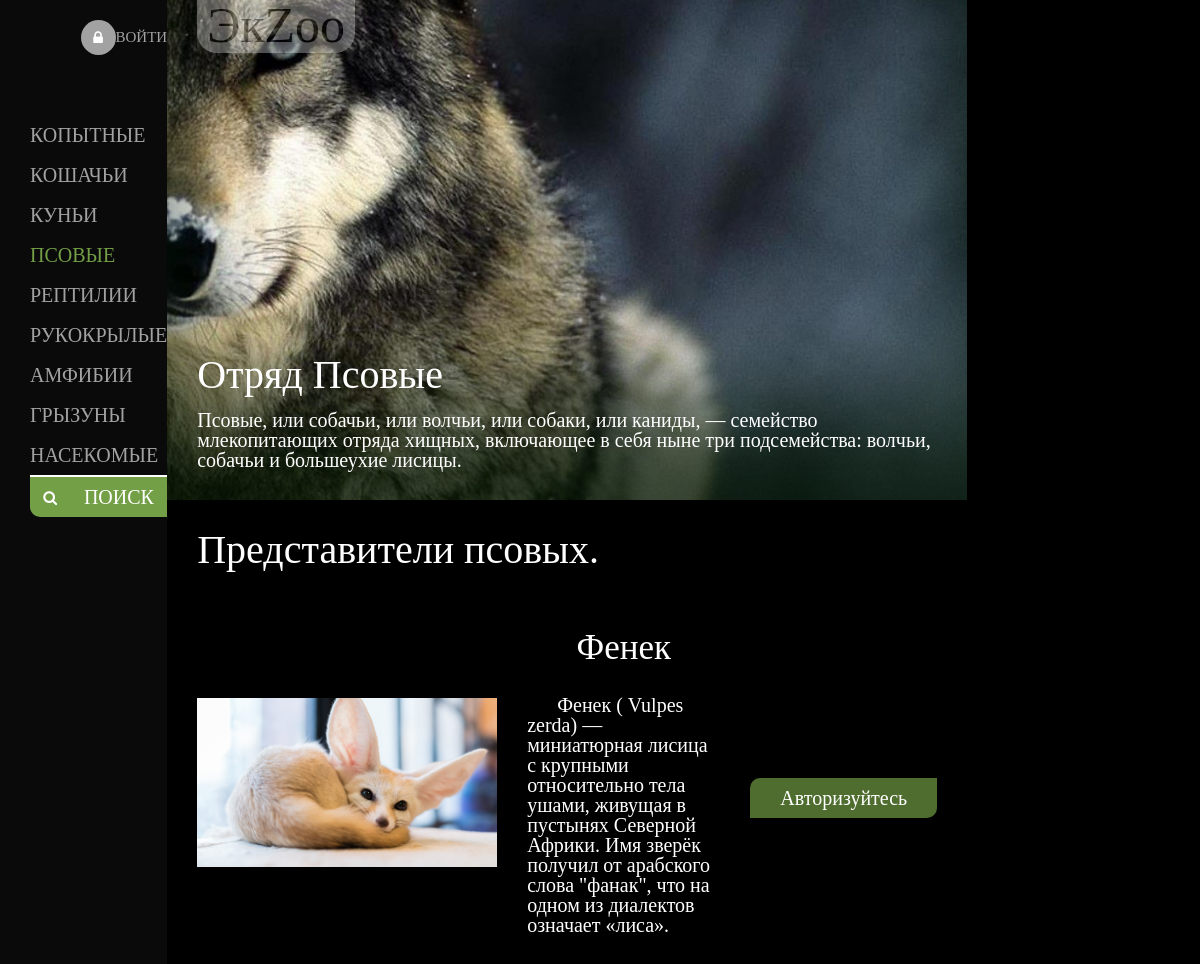
Page /pages/doglike.php on the committed database.
### tables this page shows
CREATE TABLE `animals` (
  `ID_animal` int NOT NULL,
  `Pictures` varchar(200) NOT NULL,
  `Short_info` varchar(400) NOT NULL,
  `Name` varchar(40) NOT NULL,
  `Class` varchar(40) NOT NULL,
  `Kind` varchar(40) NOT NULL,
  `Height` varchar(10) NOT NULL,
  `Weight` varchar(10) NOT NULL,
  `Food` varchar(1000) NOT NULL,
  `Life_span` varchar(10) NOT NULL,
  `appearance` varchar(3000) NOT NULL,
  `lifestyle_info` varchar(3000) NOT NULL,
  `ID_habitats` int NOT NULL
);

### PHP/connect.php (called while the page is built, shortened)
<?
$host = 'localhost';
$db = 'экzoo';
$user = 'root';
$pass = '';
$charset = 'utf8';
$dsn = "mysql:host=$host;dbname=$db;charset=$charset";
$opt = array (
    PDO::ATTR_ERRMODE => PDO::ERRMODE_EXCEPTION,
    PDO::ATTR_DEFAULT_FETCH_MODE => PDO::FETCH_ASSOC,
    PDO::ATTR_EMULATE_PREPARES => false,
);
$pdo = new PDO($dsn, $user, $pass, $opt);
function get_animals_dog(){
	global $pdo;
	$sqlAnimals = $pdo->query("SELECT * FROM `animals` WHERE `Class` LIKE '%Псовые%'");
	return $sqlAnimals;
}
?>

### pages/doglike.php (the view, shortened to what this page needs)
<html lang="ru">
<head>
	<link rel="stylesheet" href="../css/style-allPage.css">
	<link rel="stylesheet" type="text/css" href="../css/media.css">
</head>
<body>
	<div class="wrapper">
		<div class="two-blocks">
			<div class="left-block">
				<div class="navigation-menu">
				<?
					if($_SESSION['autorized'] == true){
						echo "<div class='user-name'>Ваш логин:"."<br>".$_SESSION['login']."</div><div class='authorization-state'><i class='fa fa-lock'></i><a href='../PHP/logout.php'>Выйти</a></div>";
					}else{
						echo "<div class='user-name'><div class='authorization-state'><i class='fa fa-lock'></i><a href='../PHP/login.php'>Войти</a></div></div>";
					}
				?>
					<ul class="menu">
						<a href="ungulates.php"><li class="list-menu">копытные</li></a>
						<a href="catlike.php"><li class="list-menu">кошачьи</li></a>
						<a href="kynie.php"><li class="list-menu">куньи</li></a>
						<a href="doglike.php"><li class="list-menu active">псовые</li></a>
						<a href="reptiles.php"><li class="list-menu">рептилии</li></a>
						<a href="cheiroptera.php"><li class="list-menu">рукокрылые</li></a>
						<a href="amphibians.php"><li class="list-menu">амфибии</li></a>
						<a href="rodents.php"><li class="list-menu">грызуны</li></a>
						<a href="arthropods.php"><li class="list-menu">насекомые</li></a>
						<a href="../PHP/find.php"><li class="list-menu serch-animals"><i class="fa fa-search"></i>поиск</li></a>
					</ul>
				</div>
			</div>
			<div class="right-block">
				<div class="header" style="background: url(../img/pictures/Псовые/Псовые.jpg) 100% 100%">
					<div class="content-top">
						<div><a href="../index.php" class="name-site">ЭкZoo</a></div>
					</div>
					<div class="content-bottom">
						<h1 class="detachment__title">Отряд Псовые</h1>
						<h2 class="detachment-info detachment-info__title">Псовые, или собачьи, или волчьи, или собаки, или каниды, — семейство млекопитающих отряда хищных, включающее в себя ныне три подсемейства: волчьи, собачьи и большеухие лисицы.</h2>
					</div>
				</div>
				<div class="content">
					<div class="content-text name-class_title">Представители псовых.</div>
						<?php
							require_once('../PHP/connect.php');
							$animalsInfo = get_animals_dog();
							foreach ($animalsInfo as $animalInfo): ?>
								<div class="content-row">
									<div class="content__left-block"><img src="<?php echo $animalInfo["Pictures"]; ?>"></div>
									<div class="content__right-block">
										<div class="animal-name"><?php echo $animalInfo["Name"]; ?></div>
										<p class="animal-info title2"><?php echo $animalInfo["Short_info"]; ?></p>
									</div>
									<?
										if($_SESSION['autorized'] == true){
											?><a href="../PHP/show-more.php?id=<?php echo $animalInfo["ID_animal"]?>" class="show-more title2">Подробнее</a><?
										}else {
											?><a href="../PHP/login.php" class="show-more title2">Авторизуйтесь</a><?}?>
								</div>
						<? endforeach; ?>
				</div>
			</div>
		</div>
	</div>
</body>
</html>

### css/style-allPage.css (style rules this page uses)
* { padding: 0; margin: 0; border: 0; box-sizing: border-box; }
*, *:before, *:after { box-sizing: border-box; }
html, body { height: 100%; width: 100%; font-size: 100%; line-height: 1; font-size: 14px; -ms-text-size-adjust: 100%; -moz-text-size-adjust: 100%; -webkit-text-size-adjust: 100%; }
a, a:visited { text-decoration: none; }
ul li { list-style: none; }
img { vertical-align: top; }
h1, h2, h3, h4, h5, h6 { font-size: inherit; font-weight: 400; }
body { background-color: #000; color: #fff; font-family: "EB Garamond", serif; }
.name-site { font-size: 50px; color: #000; user-select: none; padding: 0 10px; background: #fff; border-radius: 0 0 20px 20px; opacity: 30%; }
.fa-search { font-size: 15px; }
.detachment__title, .name-class_title { font-size: 40px; }
.detachment-info__title { font-size: 20px; }
.title2 { font-size: 20px; }
.animal-name { font-size: 35px; }
.wrapper { max-width: 1250px; margin: 0 auto; }
.two-blocks { display: flex; }
.wrapper .two-blocks .left-block { text-transform: uppercase; font-size: 20px; background-color: #0a0a0a; padding-left: 30px; }
.navigation-menu { display: flex; flex-direction: column; justify-content: center; }
.user-name { margin: 10px 0 10px; word-wrap: break-word; font-size: 15px; }
.authorization-state { display: flex; justify-content: flex-end; align-items: center; margin: 10px 0 50px; border-radius: 30px 0 0 30px; }
.authorization-state a { padding: 7px 0; color: #a2a2a2; }
.fa-lock { display: flex; justify-content: center; align-items: center; width: 35px; height: 35px; border-radius: 50%; background: #a2a2a2; }
.menu a { color: #a2a2a2; user-select: none; }
.menu a .active { color: #739f46; }
.menu .list-menu { padding: 10px 0; }
.serch-animals { display: flex; align-items: center; justify-content: space-around; color: #fff; background-color: #739f46; border-top: 2px solid #fff; border-radius: 0 0 0 10px; }
.wrapper .two-blocks .right-block { font-size: 10px; }
.wrapper .two-blocks .right-block .header { display: flex; flex-direction: column; justify-content: space-between; width: 1095px; height: 700px; padding: 0 30px 30px; background-size: 100% 100%; box-shadow: inset 0 -100px 100px rgba(0, 20, 0, 0.7); }
.content-top { display: flex; justify-content: space-between; align-items: center; }
.detachment-info { margin-top: 15px; }
.content { padding: 0 30px 30px; }
.content-text { margin: 30px 0; }
.content-row { display: flex; justify-content: center; align-items: center; margin-top: 20px; }
.content__left-block img { width: 300px; }
.content__right-block { padding: 30px; }
.animal-name { text-align: center; }
.animal-info { margin-top: 30px; text-indent: 1.5em; }
.show-more { background-color: #4E6D2E; margin-top: 30px; padding: 10px 30px; cursor: pointer; border-radius: 10px 0 10px 0; color: #fff; }

### css/media.css (style rules this page uses)
@media (max-width: 1270px) { .wrapper .two-blocks .right-block .header { width: 800px; height: 500px; } }
@media (max-width: 1270px) { .wrapper .two-blocks .right-block { width: 800px; } }

### rows in the picture
animals: Pictures (picture), Name "Фенек", Short_info "Фенек ( Vulpes zerda) — миниатюрная лисица с крупными относительно тела ушами, живущая в пустынях Северной Африки. Имя зверёк получил от арабского слова \"фанак\", что на одном из диалектов означает «лиса»."
